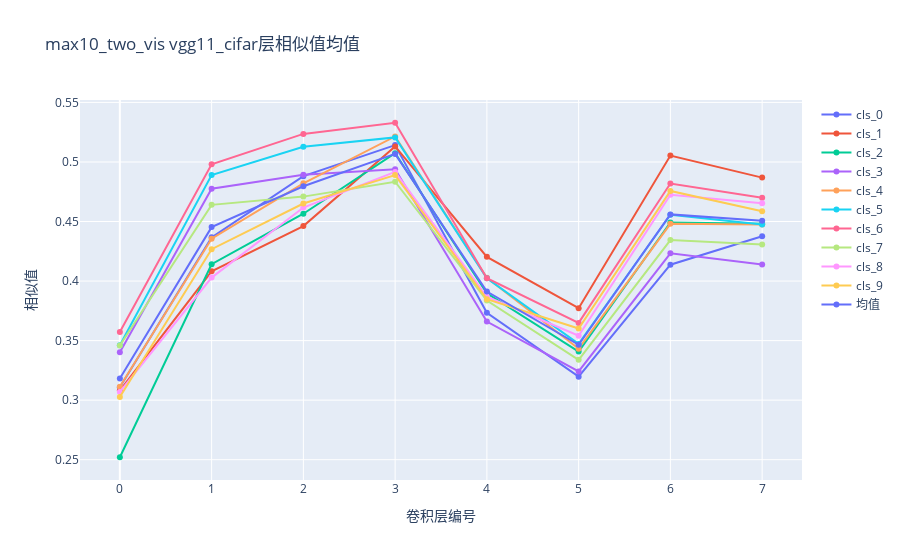
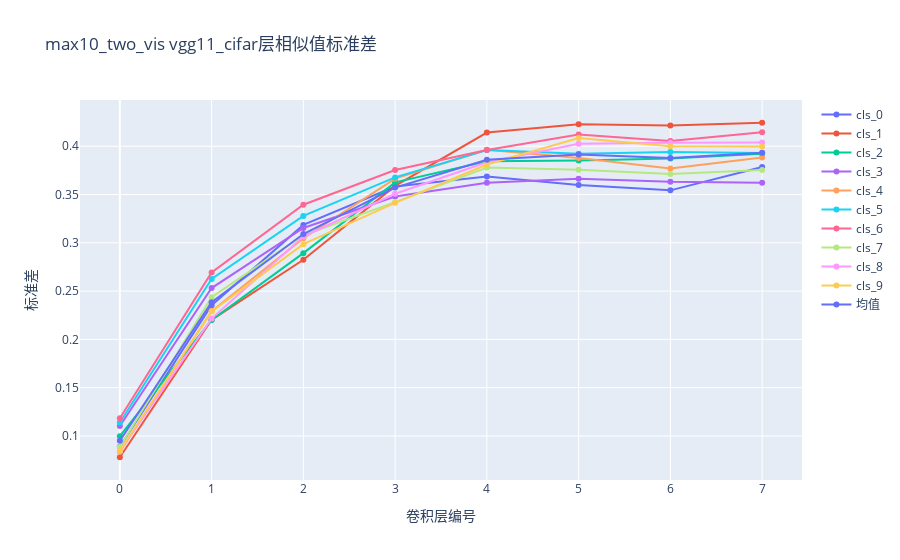
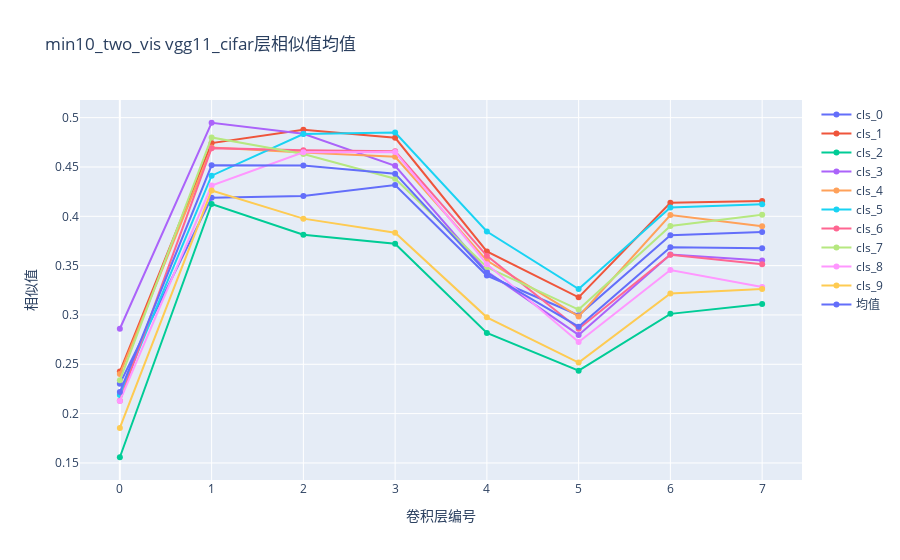
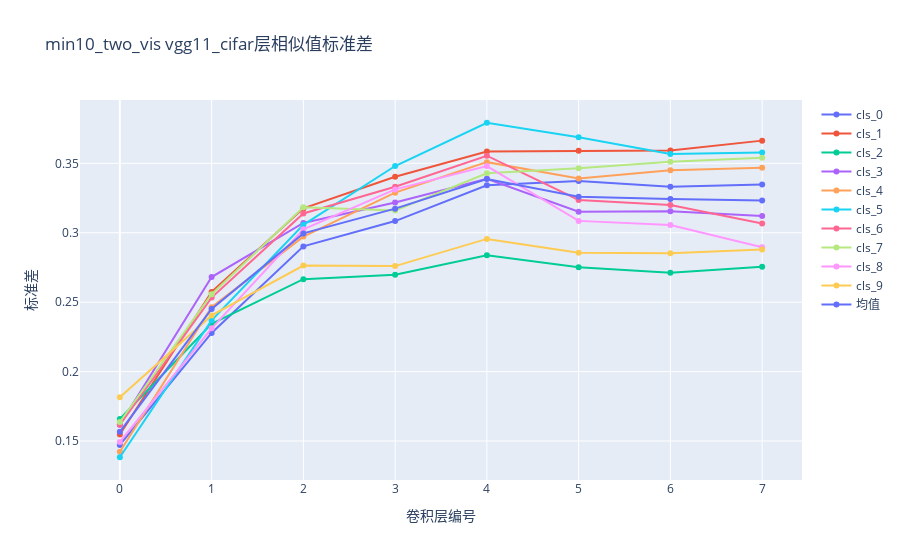

Write notebook code for charts like these, in order.
### Code cell
ave_type_list = ['max10_two_vis','min10_two_vis']
model_name_list = ['vgg11_cifar']

for ave_type in ave_type_list:
    for model_name in model_name_list:
        analize_sims_and_vis_results(model_name, ave_type, path='./results')

### Figure 1 — Plotly figure (JSON) as saved in the notebook; plotly's stock layout.template omitted (floating-point values rounded to 4 significant figures)
{"data": [{"mode": "lines+markers", "name": "cls_0", "type": "scatter", "x": [0, 1, 2, 3, 4, 5, 6, 7], "y": [0.3108, 0.4367, 0.4881, 0.5142, 0.3733, 0.3197, 0.4137, 0.4377]}, {"mode": "lines+markers", "name": "cls_1", "type": "scatter", "x": [0, 1, 2, 3, 4, 5, 6, 7], "y": [0.3081, 0.4082, 0.4461, 0.513, 0.4203, 0.3772, 0.5054, 0.4869]}, {"mode": "lines+markers", "name": "cls_2", "type": "scatter", "x": [0, 1, 2, 3, 4, 5, 6, 7], "y": [0.252, 0.4141, 0.4565, 0.5074, 0.3898, 0.3408, 0.4492, 0.4482]}, {"mode": "lines+markers", "name": "cls_3", "type": "scatter", "x": [0, 1, 2, 3, 4, 5, 6, 7], "y": [0.3402, 0.4776, 0.4892, 0.4939, 0.366, 0.3241, 0.4233, 0.4139]}, {"mode": "lines+markers", "name": "cls_4", "type": "scatter", "x": [0, 1, 2, 3, 4, 5, 6, 7], "y": [0.3113, 0.4356, 0.4821, 0.5214, 0.4027, 0.3432, 0.448, 0.4474]}, {"mode": "lines+markers", "name": "cls_5", "type": "scatter", "x": [0, 1, 2, 3, 4, 5, 6, 7], "y": [0.3461, 0.489, 0.5128, 0.5206, 0.4024, 0.3472, 0.4557, 0.4474]}, {"mode": "lines+markers", "name": "cls_6", "type": "scatter", "x": [0, 1, 2, 3, 4, 5, 6, 7], "y": [0.3573, 0.498, 0.5236, 0.5329, 0.4024, 0.3648, 0.4819, 0.47]}, {"mode": "lines+markers", "name": "cls_7", "type": "scatter", "x": [0, 1, 2, 3, 4, 5, 6, 7], "y": [0.3459, 0.464, 0.4709, 0.4834, 0.3836, 0.3338, 0.4344, 0.4308]}, {"mode": "lines+markers", "name": "cls_8", "type": "scatter", "x": [0, 1, 2, 3, 4, 5, 6, 7], "y": [0.3069, 0.4029, 0.4617, 0.4916, 0.387, 0.3541, 0.4724, 0.4653]}, {"mode": "lines+markers", "name": "cls_9", "type": "scatter", "x": [0, 1, 2, 3, 4, 5, 6, 7], "y": [0.3026, 0.4268, 0.4651, 0.489, 0.3848, 0.3601, 0.4757, 0.4586]}, {"mode": "lines+markers", "name": "均值", "type": "scatter", "x": [0, 1, 2, 3, 4, 5, 6, 7], "y": [0.3181, 0.4453, 0.4796, 0.5068, 0.3912, 0.3465, 0.456, 0.4506]}], "layout": {"title": {"text": "max10_two_vis vgg11_cifar层相似值均值"}, "xaxis": {"title": {"text": "卷积层编号"}}, "yaxis": {"title": {"text": "相似值"}}}}

### Figure 2 — Plotly figure (JSON) as saved in the notebook; plotly's stock layout.template omitted (floating-point values rounded to 4 significant figures)
{"data": [{"mode": "lines+markers", "name": "cls_0", "type": "scatter", "x": [0, 1, 2, 3, 4, 5, 6, 7], "y": [0.08879, 0.2354, 0.3185, 0.3583, 0.3687, 0.36, 0.3543, 0.3784]}, {"mode": "lines+markers", "name": "cls_1", "type": "scatter", "x": [0, 1, 2, 3, 4, 5, 6, 7], "y": [0.07797, 0.2203, 0.2825, 0.3589, 0.4142, 0.4228, 0.4215, 0.4243]}, {"mode": "lines+markers", "name": "cls_2", "type": "scatter", "x": [0, 1, 2, 3, 4, 5, 6, 7], "y": [0.09974, 0.2201, 0.2893, 0.3626, 0.3845, 0.3853, 0.3873, 0.3922]}, {"mode": "lines+markers", "name": "cls_3", "type": "scatter", "x": [0, 1, 2, 3, 4, 5, 6, 7], "y": [0.1104, 0.2531, 0.3154, 0.3479, 0.3621, 0.3663, 0.3631, 0.3621]}, {"mode": "lines+markers", "name": "cls_4", "type": "scatter", "x": [0, 1, 2, 3, 4, 5, 6, 7], "y": [0.08371, 0.2293, 0.3047, 0.3664, 0.3963, 0.3879, 0.3769, 0.3884]}, {"mode": "lines+markers", "name": "cls_5", "type": "scatter", "x": [0, 1, 2, 3, 4, 5, 6, 7], "y": [0.1139, 0.2625, 0.3278, 0.3677, 0.3962, 0.3923, 0.394, 0.3931]}, {"mode": "lines+markers", "name": "cls_6", "type": "scatter", "x": [0, 1, 2, 3, 4, 5, 6, 7], "y": [0.1183, 0.2693, 0.3394, 0.3754, 0.396, 0.4122, 0.4053, 0.4145]}, {"mode": "lines+markers", "name": "cls_7", "type": "scatter", "x": [0, 1, 2, 3, 4, 5, 6, 7], "y": [0.08856, 0.2436, 0.3078, 0.3421, 0.378, 0.3756, 0.3711, 0.3754]}, {"mode": "lines+markers", "name": "cls_8", "type": "scatter", "x": [0, 1, 2, 3, 4, 5, 6, 7], "y": [0.08452, 0.2215, 0.3064, 0.3508, 0.3835, 0.4026, 0.4036, 0.4039]}, {"mode": "lines+markers", "name": "cls_9", "type": "scatter", "x": [0, 1, 2, 3, 4, 5, 6, 7], "y": [0.08463, 0.2289, 0.2986, 0.3414, 0.381, 0.4085, 0.4, 0.3997]}, {"mode": "lines+markers", "name": "均值", "type": "scatter", "x": [0, 1, 2, 3, 4, 5, 6, 7], "y": [0.09505, 0.2384, 0.309, 0.3571, 0.386, 0.3913, 0.3877, 0.3932]}], "layout": {"title": {"text": "max10_two_vis vgg11_cifar层相似值标准差"}, "xaxis": {"title": {"text": "卷积层编号"}}, "yaxis": {"title": {"text": "标准差"}}}}

### Figure 3 — Plotly figure (JSON) as saved in the notebook; plotly's stock layout.template omitted (floating-point values rounded to 4 significant figures)
{"data": [{"mode": "lines+markers", "name": "cls_0", "type": "scatter", "x": [0, 1, 2, 3, 4, 5, 6, 7], "y": [0.2304, 0.4187, 0.4206, 0.4318, 0.34, 0.2997, 0.3808, 0.3841]}, {"mode": "lines+markers", "name": "cls_1", "type": "scatter", "x": [0, 1, 2, 3, 4, 5, 6, 7], "y": [0.2426, 0.4742, 0.4876, 0.4796, 0.3644, 0.3179, 0.4137, 0.4154]}, {"mode": "lines+markers", "name": "cls_2", "type": "scatter", "x": [0, 1, 2, 3, 4, 5, 6, 7], "y": [0.1558, 0.4125, 0.3814, 0.3722, 0.2817, 0.2435, 0.3011, 0.311]}, {"mode": "lines+markers", "name": "cls_3", "type": "scatter", "x": [0, 1, 2, 3, 4, 5, 6, 7], "y": [0.286, 0.4948, 0.4836, 0.4512, 0.3441, 0.2797, 0.3614, 0.3551]}, {"mode": "lines+markers", "name": "cls_4", "type": "scatter", "x": [0, 1, 2, 3, 4, 5, 6, 7], "y": [0.2401, 0.4697, 0.4646, 0.4603, 0.3551, 0.2985, 0.4013, 0.3899]}, {"mode": "lines+markers", "name": "cls_5", "type": "scatter", "x": [0, 1, 2, 3, 4, 5, 6, 7], "y": [0.2189, 0.4412, 0.4835, 0.4848, 0.3846, 0.3262, 0.4088, 0.4121]}, {"mode": "lines+markers", "name": "cls_6", "type": "scatter", "x": [0, 1, 2, 3, 4, 5, 6, 7], "y": [0.2129, 0.4691, 0.467, 0.4659, 0.36, 0.2861, 0.3609, 0.3515]}, {"mode": "lines+markers", "name": "cls_7", "type": "scatter", "x": [0, 1, 2, 3, 4, 5, 6, 7], "y": [0.2338, 0.48, 0.4632, 0.4381, 0.3484, 0.3054, 0.3902, 0.4015]}, {"mode": "lines+markers", "name": "cls_8", "type": "scatter", "x": [0, 1, 2, 3, 4, 5, 6, 7], "y": [0.2128, 0.4311, 0.4649, 0.4652, 0.3515, 0.2726, 0.3455, 0.3282]}, {"mode": "lines+markers", "name": "cls_9", "type": "scatter", "x": [0, 1, 2, 3, 4, 5, 6, 7], "y": [0.1855, 0.4261, 0.3976, 0.3834, 0.2976, 0.2517, 0.3218, 0.3264]}, {"mode": "lines+markers", "name": "均值", "type": "scatter", "x": [0, 1, 2, 3, 4, 5, 6, 7], "y": [0.2219, 0.4518, 0.4514, 0.4433, 0.3427, 0.2881, 0.3686, 0.3675]}], "layout": {"title": {"text": "min10_two_vis vgg11_cifar层相似值均值"}, "xaxis": {"title": {"text": "卷积层编号"}}, "yaxis": {"title": {"text": "相似值"}}}}

### Figure 4 — Plotly figure (JSON) as saved in the notebook; plotly's stock layout.template omitted (floating-point values rounded to 4 significant figures)
{"data": [{"mode": "lines+markers", "name": "cls_0", "type": "scatter", "x": [0, 1, 2, 3, 4, 5, 6, 7], "y": [0.1471, 0.2278, 0.2902, 0.3084, 0.3342, 0.3372, 0.3332, 0.3347]}, {"mode": "lines+markers", "name": "cls_1", "type": "scatter", "x": [0, 1, 2, 3, 4, 5, 6, 7], "y": [0.1547, 0.2574, 0.3176, 0.3403, 0.3586, 0.359, 0.3592, 0.3664]}, {"mode": "lines+markers", "name": "cls_2", "type": "scatter", "x": [0, 1, 2, 3, 4, 5, 6, 7], "y": [0.1659, 0.2343, 0.2666, 0.2697, 0.2838, 0.2752, 0.2712, 0.2755]}, {"mode": "lines+markers", "name": "cls_3", "type": "scatter", "x": [0, 1, 2, 3, 4, 5, 6, 7], "y": [0.1617, 0.2681, 0.3071, 0.3218, 0.3389, 0.3152, 0.3156, 0.312]}, {"mode": "lines+markers", "name": "cls_4", "type": "scatter", "x": [0, 1, 2, 3, 4, 5, 6, 7], "y": [0.1422, 0.2464, 0.2972, 0.3289, 0.3509, 0.3391, 0.3451, 0.3469]}, {"mode": "lines+markers", "name": "cls_5", "type": "scatter", "x": [0, 1, 2, 3, 4, 5, 6, 7], "y": [0.1383, 0.2369, 0.3057, 0.3481, 0.3792, 0.3687, 0.3568, 0.3578]}, {"mode": "lines+markers", "name": "cls_6", "type": "scatter", "x": [0, 1, 2, 3, 4, 5, 6, 7], "y": [0.1618, 0.2533, 0.3139, 0.3331, 0.3555, 0.3236, 0.32, 0.3066]}, {"mode": "lines+markers", "name": "cls_7", "type": "scatter", "x": [0, 1, 2, 3, 4, 5, 6, 7], "y": [0.1637, 0.2558, 0.3183, 0.316, 0.3429, 0.3465, 0.3511, 0.3541]}, {"mode": "lines+markers", "name": "cls_8", "type": "scatter", "x": [0, 1, 2, 3, 4, 5, 6, 7], "y": [0.1494, 0.2311, 0.3025, 0.3312, 0.348, 0.3086, 0.3055, 0.2896]}, {"mode": "lines+markers", "name": "cls_9", "type": "scatter", "x": [0, 1, 2, 3, 4, 5, 6, 7], "y": [0.1815, 0.2405, 0.2764, 0.276, 0.2956, 0.2855, 0.2852, 0.288]}, {"mode": "lines+markers", "name": "均值", "type": "scatter", "x": [0, 1, 2, 3, 4, 5, 6, 7], "y": [0.1566, 0.2452, 0.2995, 0.3174, 0.3387, 0.3259, 0.3243, 0.3232]}], "layout": {"title": {"text": "min10_two_vis vgg11_cifar层相似值标准差"}, "xaxis": {"title": {"text": "卷积层编号"}}, "yaxis": {"title": {"text": "标准差"}}}}
